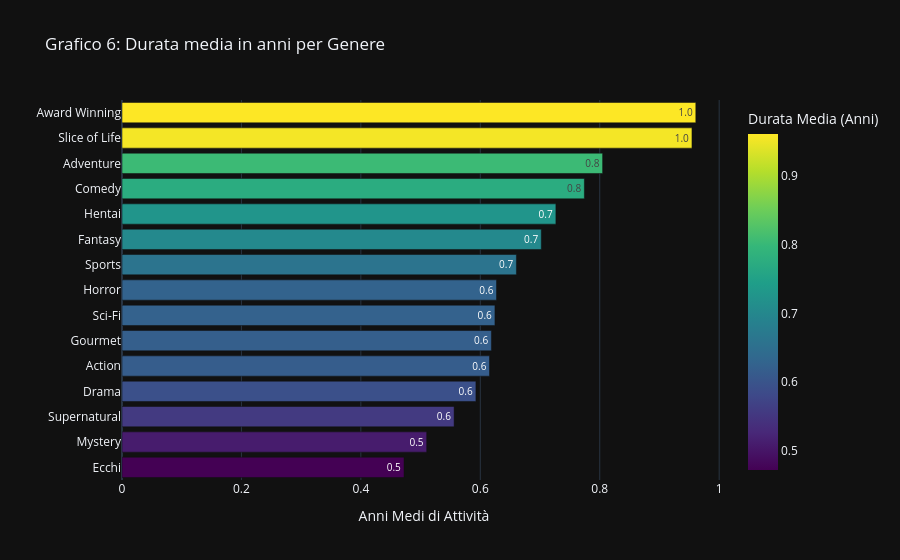

Source (notebook cell):
### Markdown cell above
### 🎭 L'Architettura del Genere: Chi invecchia meglio?

### Code cell
# Grafico 6

df_genres_expl = df_clean_duration.explode('genres_list')

genre_longevity = df_genres_expl.groupby('genres_list')['duration_years'].agg(['mean', 'count']).reset_index()

genre_longevity = genre_longevity[genre_longevity['count'] > 50]

top_long_genres = genre_longevity.sort_values('mean', ascending=True).tail(15)

fig_genre_time = px.bar(top_long_genres, x='mean', y='genres_list', orientation='h',
                        title='Grafico 6: Durata media in anni per Genere',
                        labels={'mean': 'Durata Media (Anni)', 'genres_list': 'Genere'},
                        color='mean',
                        color_continuous_scale='Viridis',
                        template='plotly_dark',
                        text_auto='.1f')

fig_genre_time.update_layout(xaxis_title="Anni Medi di Attività", yaxis_title="")
fig_genre_time.show()

### Figure 1 — Plotly figure (JSON) as saved in the notebook; plotly's stock layout.template omitted (floating-point values rounded to 4 significant figures)
{"data": [{"hovertemplate": "Durata Media (Anni)=%{marker.color}<br>Genere=%{y}<extra></extra>", "legendgroup": "", "marker": {"color": [0.4722, 0.5102, 0.5561, 0.5926, 0.6154, 0.6186, 0.6245, 0.6271, 0.6605, 0.7021, 0.7266, 0.7742, 0.8048, 0.9544, 0.9609], "coloraxis": "coloraxis", "pattern": {"shape": ""}}, "name": "", "orientation": "h", "showlegend": false, "textposition": "auto", "texttemplate": "%{x:.1f}", "type": "bar", "x": [0.4722, 0.5102, 0.5561, 0.5926, 0.6154, 0.6186, 0.6245, 0.6271, 0.6605, 0.7021, 0.7266, 0.7742, 0.8048, 0.9544, 0.9609], "xaxis": "x", "y": ["Ecchi", "Mystery", "Supernatural", "Drama", "Action", "Gourmet", "Sci-Fi", "Horror", "Sports", "Fantasy", "Hentai", "Comedy", "Adventure", "Slice of Life", "Award Winning"], "yaxis": "y"}], "layout": {"barmode": "relative", "coloraxis": {"colorbar": {"title": {"text": "Durata Media (Anni)"}}, "colorscale": [[0, "#440154"], [0.1111, "#482878"], [0.2222, "#3e4989"], [0.3333, "#31688e"], [0.4444, "#26828e"], [0.5556, "#1f9e89"], [0.6667, "#35b779"], [0.7778, "#6ece58"], [0.8889, "#b5de2b"], [1, "#fde725"]]}, "legend": {"tracegroupgap": 0}, "title": {"text": "Grafico 6: Durata media in anni per Genere"}, "xaxis": {"anchor": "y", "domain": [0, 1], "title": {"text": "Anni Medi di Attività"}}, "yaxis": {"anchor": "x", "domain": [0, 1], "title": {"text": ""}}}}
